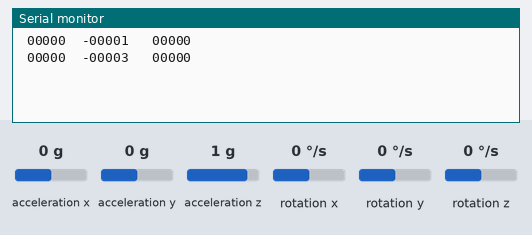
Simulated run of this program. Board: ATmega128, built with avr-gcc and emulated at 16 MHz. Parts: the last lines printed to the serial monitor. Wiring (inferred from the names in the program): MPU-6050 motion sensor at I2C address 0x68. The inputs (shaded band) are chosen by the test bench; at power-on: acceleration x 0 g, acceleration y 0 g, rotation y 0 °/s, rotation z 0 °/s, acceleration z 1 g, rotation x 0 °/s.

Above: at 1.2 s.
1.3 s: acceleration x set to -1.4 g
At 2.0 s:
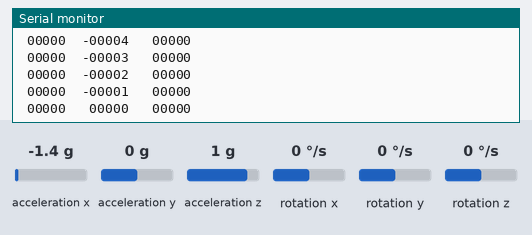
3.6 s: acceleration y set to -0.2 g
At 3.97 s:
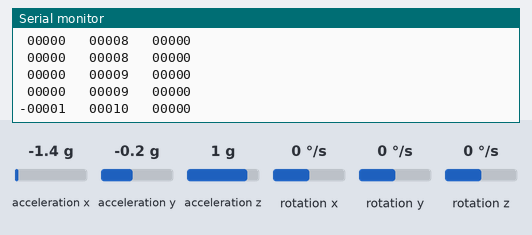
5.5 s: rotation y set to -192 °/s
At 5.7 s:
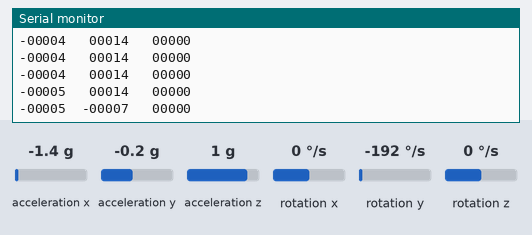
7.2 s: rotation z set to -2 °/s
At 7.92 s:
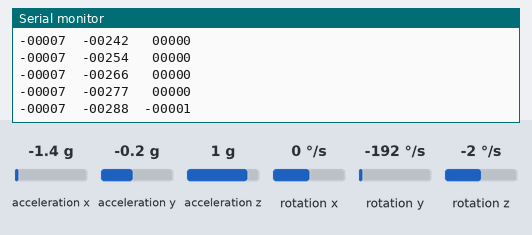
Timing chart, 0 to 10.2 s (numbered marks = the images above; inputs shaded):
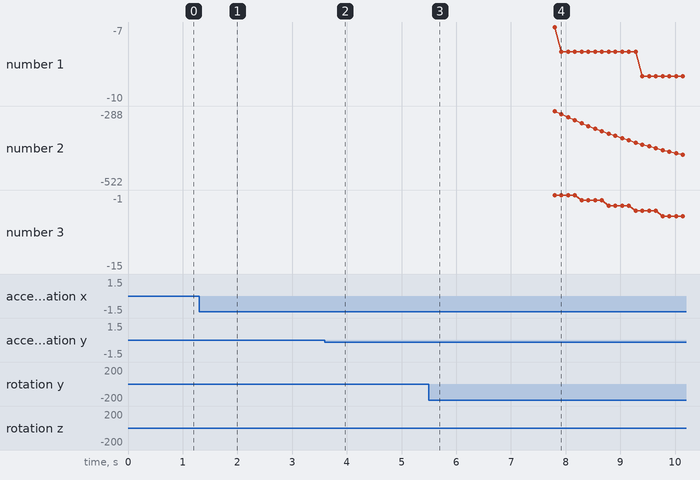

Measured:
- the behaviour switches between 0 and -0.1 g on acceleration y (found by bisection; images 1 and 2)
- the behaviour switches between 0 and -1 °/s on rotation z (found by bisection; images 3 and 4)
- after the input at 1.3 s, the serial monitor: prints a new line after 0.09 s (image 1)
- after the input at 3.6 s, the serial monitor: prints a new line after 0.25 s (image 2)
- after the input at 5.5 s, the serial monitor: prints a new line after 0.08 s (image 3)

The program:

MPU6050_test.c
```c
#define F_CPU 16000000UL
#define sbi(PORTX,bitX) PORTX|=(1<<bitX)
#define cbi(PORTX,bitX) PORTX&=~(1<<bitX)
#define tbi(PORTX,bitX) PORTX^=(1<<bitX)

#define FS_SEL 131


#include<avr/io.h>
#include<avr/interrupt.h>
#include<util/delay.h>
#include<math.h>


void twi_write(unsigned char address,unsigned char data);
unsigned char twi_read(char addressr);
void USART_Transmit(unsigned char tx_data);
void USART_Transmit_init4(int data);
void get_raw_data();
void calibrate();

volatile double dt = 0.000;
volatile int temp;
volatile unsigned char a_x_l,a_x_h,a_y_l,a_y_h,a_z_l,a_z_h;
volatile unsigned char g_x_l,g_x_h,g_y_l,g_y_h,g_z_l,g_z_h;
volatile double bas_a_x,bas_a_y,bas_a_z;
volatile double bas_g_x,bas_g_y,bas_g_z;
volatile double a_x,a_y,a_z;
volatile double g_x,g_y,g_z;
volatile double las_angle_gx,las_angle_gy,las_angle_gz;
volatile double angle_ax,angle_ay,angle_az;
volatile double angle_gx,angle_gy,angle_gz;
volatile double roll,pitch,yaw;
volatile double alpha;


int main()
{

	//UART
	UCSR0A = 0x00;
	UCSR0B = (1<<TXEN0);
	UCSR0C = (3<<UCSZ00);
	UBRR0H = 0;
	UBRR0L = 103;		//9600

	//TWI(I2C)
	TWCR = (1<<TWEN);
	TWBR = 12;	 		//400khz

	//TIMER0
	TCCR0 = (1<<CS02)|(1<<CS01);	//256 ºÐÁÖ
	TCNT0 = 256-125;				//125 ¹ø => 0.002s
	TIMSK = (1<<TOIE0);

	//MPU6050 init
	twi_write(0x6B, 0x00); 	//sleep ²û
	twi_write(0x1A, 0x05); 	//DLPF 10Hz

	calibrate();


	SREG = 0x80;

	while(1)
	{

		get_raw_data();

		las_angle_gx = roll;	//ÃÖ±Ù°ª ´©Àû
		las_angle_gy = pitch;
		las_angle_gz = yaw;

		temp = (a_x_h<<8) | a_x_l;
		a_x = - temp - 16383;
		temp = (a_y_h<<8) | a_y_l;
		a_y = - temp;
		temp = (a_z_h<<8) | a_z_l;
		a_z = temp;
		temp = (g_x_h<<8) | g_x_l;
		g_x = temp;
		temp = (g_y_h<<8) | g_y_l;
		g_y = temp;
		temp = (g_z_h<<8) | g_z_l;
		g_z = temp;

		g_x = (g_x - bas_g_x)/FS_SEL;
		g_y = (g_y - bas_g_y)/FS_SEL;
		g_z = (g_z - bas_g_z)/FS_SEL;

		angle_ax = atan(-1.000*a_y/sqrt(pow(a_x,2) + pow(a_z,2)))*180/3.141592;
		angle_ay = atan(a_x/sqrt(pow(a_y,2) + pow(a_z,2)))*180/3.141592;

		angle_gx = g_x*dt + las_angle_gx;
		angle_gy = g_y*dt + las_angle_gy;
		angle_gz = g_z*dt + las_angle_gz;

		dt = 0.000;

		alpha = 0.96;
		roll = alpha*angle_gx + (1.000 - alpha)*angle_ax;
		pitch = alpha*angle_gy + (1.000 - alpha)*angle_ay;
		yaw = angle_gz;


		/*
		USART_Transmit_init4(a_x);
		USART_Transmit('\t');
		USART_Transmit_init4(a_y);
		USART_Transmit('\t');
		USART_Transmit_init4(a_z);
		USART_Transmit('\t');
		*/
		/*
		USART_Transmit_init4(g_x);
		USART_Transmit('\t');
		USART_Transmit_init4(g_y);
		USART_Transmit('\t');
		USART_Transmit_init4(g_z);
		USART_Transmit('\t');
		*/

		USART_Transmit_init4(roll);
		USART_Transmit('\t');
		USART_Transmit_init4(pitch);
		USART_Transmit('\t');
		USART_Transmit_init4(yaw);
		USART_Transmit('\n');
		USART_Transmit('\r');

		_delay_ms(100);

	}

}


ISR(TIMER0_OVF_vect)	//0.002s
{
	dt += 0.002;

	TCNT0 = 256-125;
}


void calibrate()	//ÃÊ±â°ª ÀÐ±â
{
	int cal = 10;

	for(int i=0; i<cal; i++)	//Æò±Õ
	{
		get_raw_data();

		temp = (a_x_h<<8) | a_x_l;
		a_x += - temp - 16383;
		temp = (a_y_h<<8) | a_y_l;
		a_y += - temp;
		temp = (a_z_h<<8) | a_z_l;
		a_z += temp;
		temp = (g_x_h<<8) | g_x_l;
		g_x += temp;
		temp = (g_y_h<<8) | g_y_l;
		g_y += temp;
		temp = (g_z_h<<8) | g_z_l;
		g_z += temp;

		_delay_ms(100);
	}

	a_x /= cal;
	a_y /= cal;
	a_z /= cal;
	g_x /= cal;
	g_y /= cal;
	g_z /= cal;

	bas_a_x = a_x;	//ÃÊ±â °ªÀ¸·Î ÀúÀå
	bas_a_y = a_y;
	bas_a_z = a_z;
	bas_g_x = g_x;
	bas_g_y = g_y;
	bas_g_z = g_z;

}


void get_raw_data()
{
	a_x_h = twi_read(0x3B);		//xÃà °¡¼Óµµ
	a_x_l = twi_read(0x3C);
	a_y_h = twi_read(0x3D);		//yÃà °¡¼Óµµ
	a_y_l = twi_read(0x3E);
	a_z_h = twi_read(0x3F);		//zÃà °¡¼Óµµ
	a_z_l = twi_read(0x40);
	g_x_h = twi_read(0x43);		//xÃà °¢¼Óµµ
	g_x_l = twi_read(0x44);
	g_y_h = twi_read(0x45);		//yÃà °¢¼Óµµ
	g_y_l = twi_read(0x46);
	g_z_h = twi_read(0x47);		//zÃà °¢¼Óµµ
	g_z_l = twi_read(0x48);
}


void twi_write(unsigned char address,unsigned char data)
{
	TWCR = (1<<TWINT)|(1<<TWSTA)|(1<<TWEN);	//START

	while(!(TWCR & (1<<TWINT))); //TWINT flag ±â´Ù¸²
	while((TWSR&0xF8) != 0x08);  //START »óÅÂ(08) ±â´Ù¸²

	TWDR = 0b11010000;			 //AD(1101000)+W(0)
	TWCR = (1<<TWINT)|(1<<TWEN); //Àü¼Û

	while(!(TWCR & (1<<TWINT)));
	while((TWSR&0xF8) != 0x18);  //SLA+W ACK »óÅÂ(18) ±â´Ù¸²

	TWDR = address; 			 //register address
	TWCR = (1<<TWINT)|(1<<TWEN); //Àü¼Û

	while(!(TWCR & (1<<TWINT)));
	while((TWSR&0xF8) != 0x28);  //Data ACK »óÅÂ(28) ±â´Ù¸²

	TWDR = data; 				 //data
	TWCR = (1<<TWINT)|(1<<TWEN); //Àü¼Û

	while(!(TWCR & (1<<TWINT)));
	while((TWSR&0xF8) != 0x28);

	TWCR = (1<<TWINT)|(1<<TWSTO)|(1<<TWEN); //STOP
}


unsigned char twi_read(char address)
{
	unsigned char data;

	TWCR = (1<<TWINT)|(1<<TWSTA)|(1<<TWEN);	//START

	while(!(TWCR & (1<<TWINT))); //TWINT flag ±â´Ù¸²
	while((TWSR&0xF8) != 0x08);  //START »óÅÂ(08) ±â´Ù¸²

	TWDR = 0b11010000;			 //AD(1101000)+W(0)
	TWCR = (1<<TWINT)|(1<<TWEN); //Àü¼Û

	while(!(TWCR & (1<<TWINT)));
	while((TWSR&0xF8) != 0x18);  //SLA+W ACK »óÅÂ(18) ±â´Ù¸²

	TWDR = address; 			 //register address
	TWCR = (1<<TWINT)|(1<<TWEN); //Àü¼Û

	while(!(TWCR & (1<<TWINT)));
	while((TWSR&0xF8) != 0x28);  //Data ACK »óÅÂ(28) ±â´Ù¸²

	TWCR = (1<<TWINT)|(1<<TWSTA)|(1<<TWEN);	//Repeat START

	while(!(TWCR & (1<<TWINT)));
	while((TWSR&0xF8) != 0x10);  //Repeat START »óÅÂ(08) ±â´Ù¸²

	TWDR = 0b11010001;			 //AD(1101000)+R(1)
	TWCR = (1<<TWINT)|(1<<TWEN); //Àü¼Û

	while(!(TWCR & (1<<TWINT)));
	while((TWSR&0xF8) != 0x40);  //SLA+R ACK »óÅÂ(40) ±â´Ù¸²

	TWCR = (1<<TWINT)|(1<<TWEN); //Àü¼Û

	while(!(TWCR & (1<<TWINT)));
	while((TWSR&0xF8) != 0x58);  //ACK »óÅÂ(58) ±â´Ù¸²

	data = TWDR;

	TWCR = (1<<TWINT)|(1<<TWSTO)|(1<<TWEN); //STOP

	return data;
}


void USART_Transmit(unsigned char tx_data)
{
	while(!(UCSR0A & (1<<UDRE0)));
	UDR0 = tx_data;
}


void USART_Transmit_init4(int data)
{
	if(data < 0)
	{
		data = -data;
		USART_Transmit('-');
	}
	else
		USART_Transmit(' ');

	int temp = 0;
	temp = data/10000;
	USART_Transmit(temp+48);
	temp = (data%10000)/1000;
	USART_Transmit(temp+48);
	temp = (data%1000)/100;
	USART_Transmit(temp+48);
	temp = (data%100)/10;
	USART_Transmit(temp+48);
	temp = data%10;
	USART_Transmit(temp+48);
}
```
